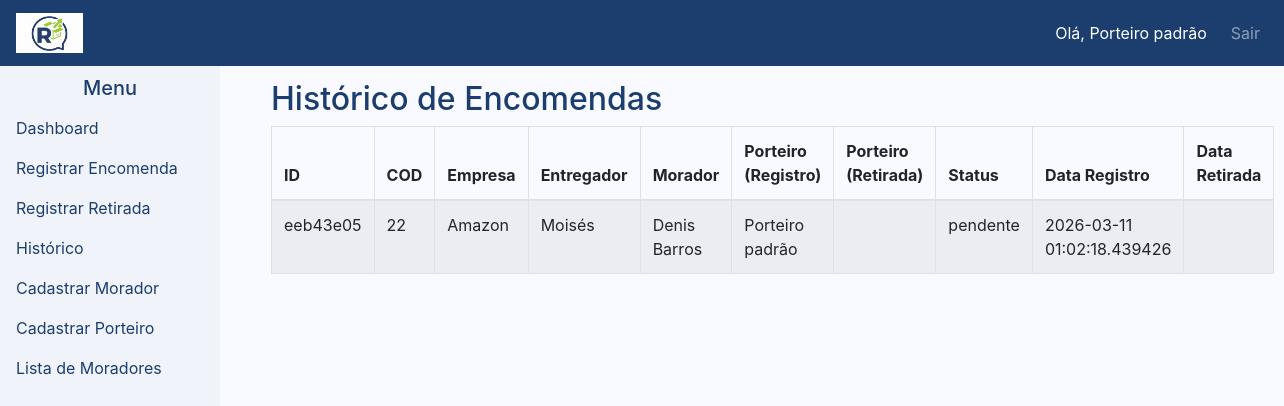
The page /historico (signed in) on the database its author committed.
### models.py (models this page shows, shortened)
class Porteiro(db.Model):
    __tablename__ = 'porteiros'
    id = db.Column(db.Integer, primary_key=True)
    nome = db.Column(db.String(100), nullable=False)
    username = db.Column(db.String(80), unique=True, nullable=False)
    password_hash = db.Column(db.String(128), nullable=False)
    encomendas = db.relationship(
        'Encomenda',
        foreign_keys='Encomenda.porteiro_id',
        backref='porteiro',
        lazy=True
    )
    retiradas = db.relationship(
        'Encomenda',
        foreign_keys='Encomenda.retirada_porteiro_id',
        backref='retirada_porteiro',
        lazy=True
    )

class Encomenda(db.Model):
    __tablename__ = 'encomendas'
    id = db.Column(db.Integer, primary_key=True)
    uuid = db.Column(db.String(36), unique=True, nullable=False)
    cod = db.Column(db.String(50), nullable=False)
    empresa = db.Column(db.String(100), nullable=False)
    entregador = db.Column(db.String(100), nullable=True)
    porteiro_id = db.Column(db.Integer, db.ForeignKey('porteiros.id'), nullable=False)
    morador_id = db.Column(db.Integer, db.ForeignKey('moradores.id'), nullable=True)
    status = db.Column(db.String(20), default='pendente')
    data_registro = db.Column(db.DateTime, default=datetime.utcnow)
    data_retirada = db.Column(db.DateTime, nullable=True)
    retirada_porteiro_id = db.Column(db.Integer, db.ForeignKey('porteiros.id'), nullable=True)

class Morador(db.Model):
    __tablename__ = 'moradores'
    id = db.Column(db.Integer, primary_key=True)
    nome = db.Column(db.String(100), nullable=False)
    torre = db.Column(db.String(50), nullable=True)
    ap = db.Column(db.String(50), nullable=True)
    whatsapp = db.Column(db.String(50), nullable=True)
    encomendas = db.relationship('Encomenda', backref='morador', lazy=True)

### routes.py (the view)
@bp.route('/historico')
@login_required
def historico():
    encomendas = get_historico()
    return render_template('historico.html', encomendas=encomendas)

### controllers.py (called while the page is built)
def row_to_obj(row):
    if row is None:
        return None
    return SimpleNamespace(**dict(row._mapping))

def get_historico():
    query = (
        'SELECT e.*, p.nome AS porteiro_nome, m.nome AS morador_nome, rp.nome AS retirada_porteiro_nome '
        'FROM encomendas e '
        'LEFT JOIN porteiros p ON p.id = e.porteiro_id '
        'LEFT JOIN moradores m ON m.id = e.morador_id '
        'LEFT JOIN porteiros rp ON rp.id = e.retirada_porteiro_id '
        'ORDER BY e.data_registro DESC'
    )
    results = db.session.execute(text(query)).fetchall()
    return [row_to_obj(r) for r in results]

### routes.py (called while the page is built)
def login_required(func):
    from functools import wraps
    @wraps(func)
    def wrapper(*args, **kwargs):
        if 'porteiro_id' not in session:
            return redirect(url_for('main.login'))
        return func(*args, **kwargs)
    return wrapper

### templates/historico.html (shortened to what this page needs)
{% extends 'base.html' %}
{% block content %}
<h2>Histórico de Encomendas</h2>
<table class="table table-bordered table-striped">
    <thead>
        <tr>
            <th>ID</th>
            <th>COD</th>
            <th>Empresa</th>
            <th>Entregador</th>
            <th>Morador</th>
            <th>Porteiro (Registro)</th>
            <th>Porteiro (Retirada)</th>
            <th>Status</th>
            <th>Data Registro</th>
            <th>Data Retirada</th>
        </tr>
    </thead>
    <tbody>
        {% for e in encomendas %}
        <tr>
            <td>{{ e.uuid[:8] }}</td>
            <td>{{ e.cod }}</td>
            <td>{{ e.empresa }}</td>
            <td>{{ e.entregador }}</td>
            <td>{{ e.morador_nome or '' }}</td>
            <td>{{ e.porteiro_nome }}</td>
            <td>{{ e.retirada_porteiro_nome or '' }}</td>
            <td>{{ e.status }}</td>
            <td>{{ e.data_registro }}</td>
            <td>{{ e.data_retirada or '' }}</td>
        </tr>
        {% endfor %}
    </tbody>
</table>
{% endblock %}

### templates/base.html (shortened to what this page needs)
<!doctype html>
<html lang="pt">
<head>
    <link rel="stylesheet" href="https://stackpath.bootstrapcdn.com/bootstrap/4.5.2/css/bootstrap.min.css">
</head>
<body>
    <nav class="navbar navbar-expand-md navbar-dark fixed-top">
        <a class="navbar-brand" href="{{ url_for('main.dashboard') }}">
            <img src="{{ url_for('static', filename='images/logo-icon.png') }}" alt="Receba">
        </a>
        <ul class="navbar-nav ml-auto">
            {% if session.get('porteiro_nome') %}
            <li class="nav-item">
                <span class="navbar-text text-white mr-3">Olá, {{ session['porteiro_nome'] }}</span>
            </li>
            <li class="nav-item">
                <a class="nav-link" href="{{ url_for('main.logout') }}">Sair</a>
            </li>
            {% endif %}
        </ul>
    </nav>
    {% if session.get('porteiro_id') %}
    <div class="sidebar">
        <h5 class="text-center">Menu</h5>
        <a href="{{ url_for('main.dashboard') }}">Dashboard</a>
        <a href="{{ url_for('main.registrar_encomenda') }}">Registrar Encomenda</a>
        <a href="{{ url_for('main.retirar_encomenda') }}">Registrar Retirada</a>
        <a href="{{ url_for('main.historico') }}">Histórico</a>
        <a href="{{ url_for('main.cadastrar_morador_route') }}">Cadastrar Morador</a>
        <a href="{{ url_for('main.cadastrar_porteiro_route') }}">Cadastrar Porteiro</a>
        <a href="{{ url_for('main.listar_moradores') }}">Lista de Moradores</a>
    </div>
    {% endif %}
    <main role="main" class="content">
        <div class="container">
            {% block content %}{% endblock %}
        </div>
    </main>
</body>
</html>

### templates/base.html (style rules this page uses)
:root { --primary-color: #1B3E6F; --secondary-color: #83B84A; --sidebar-bg: #F0F4FA; --background-color: #F8FAFF; --hover-color: #6B9E3B; }
body { background-color: var(--background-color); color: var(--primary-color); padding-top: 4rem; }
.navbar-dark { background-color: var(--primary-color) !important; }
.navbar-brand img { height: 40px; }
.sidebar { position: fixed; top: 60px; left: 0; width: 220px; height: calc(100vh - 60px); background-color: var(--sidebar-bg); padding-top: 1rem; overflow-y: auto; }
.sidebar a { display: block; padding: 0.5rem 1rem; color: var(--primary-color); }
.content { margin-left: 240px; padding: 1rem; }

### rows shown on the page
Porteiro: porteiro_nome "Porteiro padrão", porteiro_nome "Porteiro padrão"
Encomenda: uuid "eeb43e05", cod "22", empresa "Amazon", entregador "Moisés", status "pendente", data_registro "2026-03-11 01:02:18.439426"
Morador: nome "Denis Barros"
